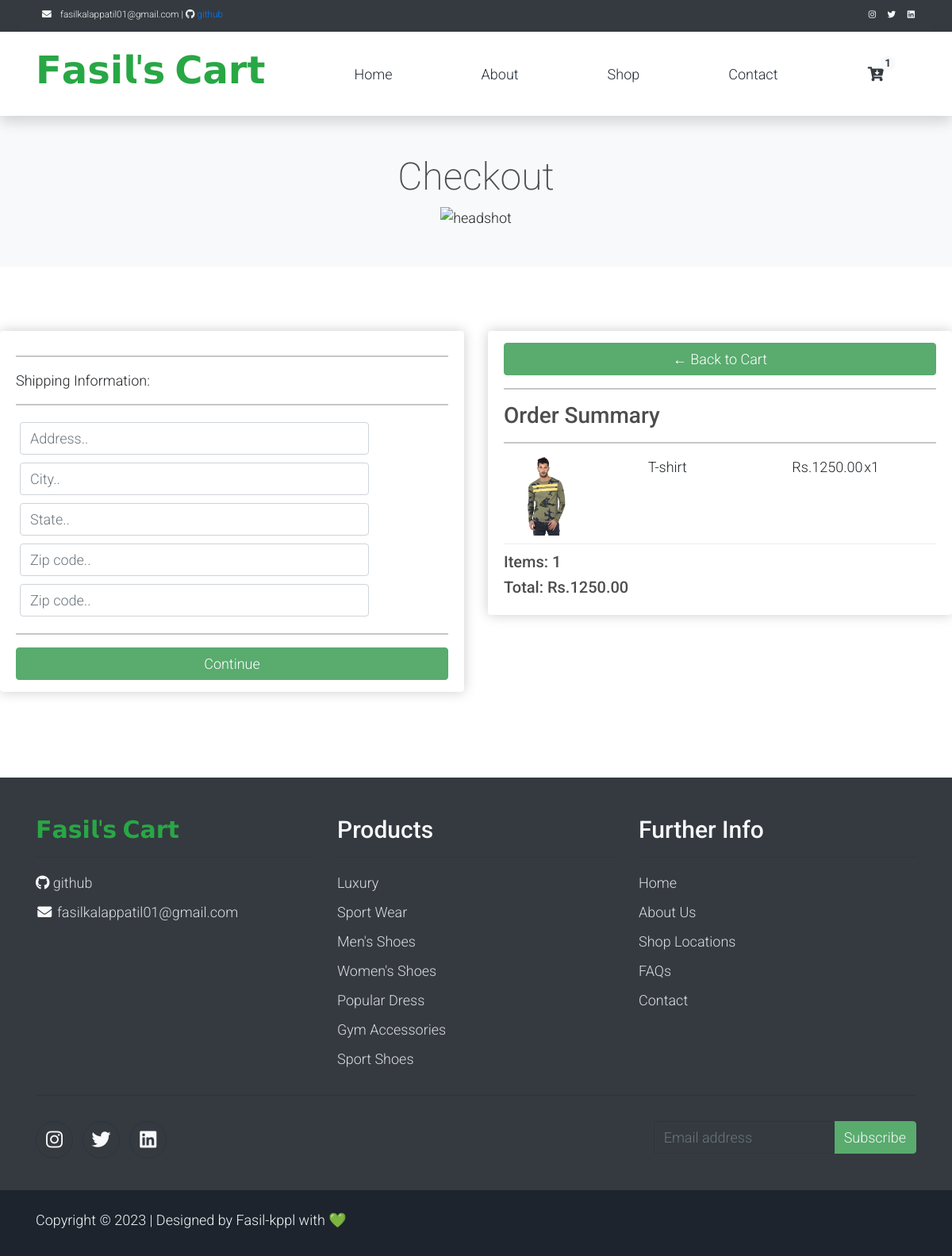
Screenshot of /checkout/ (signed in) with the database file from the repository.
### store/models.py (models this page shows, shortened)
class OrderItem(models.Model):
	product = models.ForeignKey(Product, on_delete=models.SET_NULL, null=True)
	order = models.ForeignKey(OrderCart, on_delete=models.SET_NULL, null=True)
	quantity = models.IntegerField(default=0, null=True, blank=True)
	date_added = models.DateTimeField(auto_now_add=True)
	@property
	def get_total(self):
		total_pdt = self.product.price * self.quantity
		return total_pdt

class Product(models.Model):
	name = models.CharField(max_length=200)
	price = models.DecimalField(max_digits=10, decimal_places=3)
	digital = models.BooleanField(null=True, blank=True)
	image = models.ImageField(null=True, blank=True)
	description = models.TextField(null=True, blank=True)
	warranty_policy = models.CharField(max_length=200, null=True, blank=True)
	brand = models.CharField(max_length=200, null=True, blank=True)
	@property
	def imageURL(self):
		try:
			url = self.image.url
		except:
			url = ''
		return url

class OrderCart(models.Model):
	customer = models.ForeignKey(Customer, on_delete=models.SET_NULL, null=True, blank=True)
	date_ordered = models.DateTimeField(auto_now_add=True)
	complete = models.BooleanField(default=False)
	transaction_id = models.CharField(max_length=100, null=True)
	@property
	def shipping(self):
		shipping = False
		orderitems = self.orderitem_set.all()
		for i in orderitems:
			if i.product.digital == False:
				shipping = True
		return shipping
	@property
	def get_cart_total(self):
		orderitems = self.orderitem_set.all()
		total = sum([item.get_total for item in orderitems])
		return total
	@property
	def get_cart_items(self):
		orderitems = self.orderitem_set.all()
		total = sum([item.quantity for item in orderitems])
		return total

### store/views.py (the view)
# urls.py: path('checkout/', views.checkout, name="checkout"),
def checkout(request):
	cartDatA = cartData(request)
	cartItems = cartDatA['cartItems']  #in utils.py we are returning a dictionary ,so we are accessing it using key/value pairs
	order = cartDatA['order']
	items = cartDatA['items']
	context = {'items':items, 'order':order,"cartItems" : cartItems}
	return render(request, 'store/checkout.html',context)

### store/utils.py (called while the page is built)
def cartData(request):
    if request.user.is_authenticated:
        customer = request.user.customer  #confirming the one to one relationship b/w user & customer
        order, created = OrderCart.objects.get_or_create(customer=customer, complete=False)
        items = order.orderitem_set.all()
        cartItems = order.get_cart_items
    else:
        cookieData = cookieCart(request)
        cartItems = cookieData['cartItems']  #in utils.py we are returning a dictionary ,so we are accessing it using key/value pairs
        order = cookieData['order']
        items = cookieData['items']
    return {'cartItems':cartItems,'order':order,'items':items}

### store/templates/store/checkout.html (shortened to what this page needs)
{% extends 'store/main.html' %}
{% load static %}
{% block content %}
<!DOCTYPE html>
<html lang="en">
<head>
    <link rel="stylesheet" href="{% static 'assets/css/bootstrap.min.css' %}">
    <link rel="stylesheet" href="{% static 'assets/css/templatemo.css' %}">
    <link rel="stylesheet" href="{% static 'assets/css/fontawesome.min.css' %}">
    <link rel="stylesheet" href="https://stackpath.bootstrapcdn.com/bootstrap/4.4.1/css/bootstrap.min.css">
</head>
<body>
      <nav class="navbar navbar-expand-lg bg-dark navbar-light d-none d-lg-block" id="templatemo_nav_top">
        <div class="container text-light">
            <div class="w-100 d-flex justify-content-between">
                <div>
                    <i class="fa fa-envelope mx-2"></i>
                    <a class="navbar-sm-brand text-light text-decoration-none" href="mailto:fasilkalappatil01@gmail.com">fasilkalappatil01@gmail.com |   </a>
                    <i class="fab fa-github"></i>
                    <a class="text-decoration-none" href="https://github.com/fasilkppl">github</a>
                </div>
                <div>
                    <a class="text-light" href="https://www.instagram.com/mohd_fasil_k/" target="_blank"><i class="fab fa-instagram fa-sm fa-fw me-2"></i></a>
                    <a class="text-light" href="https://twitter.com/FKalappatil" target="_blank"><i class="fab fa-twitter fa-sm fa-fw me-2"></i></a>
                    <a class="text-light" href="https://www.linkedin.com/in/mohammed-fasil-65b167253/" target="_blank"><i class="fab fa-linkedin fa-sm fa-fw"></i></a>
                </div>
            </div>
        </div>
    </nav>
    <nav class="navbar navbar-expand-lg navbar-light shadow">
        <div class="container d-flex justify-content-between align-items-center">
            <a class="navbar-brand text-success logo h1 align-self-center" href="{% url 'index' %}">
                𝗙𝗮𝘀𝗶𝗹'𝘀 𝗖𝗮𝗿𝘁
              </a>
            <div class="align-self-center collapse navbar-collapse flex-fill  d-lg-flex justify-content-lg-between" id="templatemo_main_nav">
                <div class="flex-fill">
                    <ul class="nav navbar-nav d-flex justify-content-between mx-lg-auto">
                        <li class="nav-item">
                            <a class="nav-link" href="{% url 'index' %}">Home</a>
                        </li>
                        <li class="nav-item">
                            <a class="nav-link" href="https://fasilkppl.github.io/portfolio/" target="_blank">About</a>
                        </li>
                        <li class="nav-item">
                            <a class="nav-link" href="{% url 'shop' %}">Shop</a>
                        </li>
                        <li class="nav-item">
                            <a class="nav-link" href="{% url 'contact' %}">Contact</a>
                        </li>
                    </ul>
                </div>
                <div class="navbar align-self-center d-flex">
                    <a class="nav-icon position-relative text-decoration-none" href="{% url 'cart' %}">
                        <i class="fa fa-fw fa-cart-arrow-down text-dark mr-1"></i>
                        <span class="position-absolute top-0 left-100 translate-middle badge rounded-pill bg-light text-dark">{{cartItems}}</span>
                    </a>
                </div>
            </div>
        </div>
    </nav>
    <div class="container-fluid bg-light py-5">
        <div class="col-md-6 m-auto text-center ">
            <h1 class="h1">Checkout</h1>
            <img class="img-fluid" src="{% static 'assets/img/checkout-banner.jpg' %}" style="width: 400px; height: 280px;" alt="headshot">
        </div>
    </div>
<br>
<br>
<br>
<section>
    <div class="row">
		<div class="col-lg-6">
			<div class="box-element" id="form-wrapper">
				<form id="form">
					<div id="shipping-info">
						<hr>
						<p>Shipping Information:</p>
						<hr>
						<div class="form-field">
							<input class="form-control" type="text" name="address" placeholder="Address..">
						</div>
						<div class="form-field">
							<input class="form-control" type="text" name="city" placeholder="City..">
						</div>
						<div class="form-field">
							<input class="form-control" type="text" name="state" placeholder="State..">
						</div>
						<div class="form-field">
							<input class="form-control" type="text" name="zipcode" placeholder="Zip code..">
						</div>
						<div class="form-field">
							<input class="form-control" type="text" name="country" placeholder="Zip code..">
						</div>
					</div>
					<hr>
					<input id="form-button" class="btn btn-success btn-block" type="submit" value="Continue">
				</form>
			</div>
			<br>
		</div>
		<div class="col-lg-6">
			<div class="box-element">
				<a  class="btn btn-success btn-block" href="{% url 'cart' %}">&#x2190; Back to Cart</a>
				<hr>
				<h3>Order Summary</h3>
				<hr>
				{% for item in items %}
				<div class="cart-row">
					<div style="flex:2"><img class="row-image" src="{{item.product.imageURL}}"></div>
					<div style="flex:2"><p>{{item.product.name}}</p></div>
					<div style="flex:1"><p>Rs.{{item.product.price|floatformat:2}}</p></div>
					<div style="flex:1"><p>x{{item.quantity}}</p></div>
				</div>
				{% endfor %}
				<h5>Items:   {{order.get_cart_items}}</h5>
				<h5>Total:   Rs.{{order.get_cart_total|floatformat:2}}</h5>
			</div>
		</div>
	</div>
</section>
<br>
<br>
<br>
    <footer class="bg-dark" id="tempaltemo_footer">
        <div class="container">
            <div class="row">
                <div class="col-md-4 pt-5">
                    <h2 class="h2 text-success border-bottom pb-3 border-light logo">𝗙𝗮𝘀𝗶𝗹'𝘀 𝗖𝗮𝗿𝘁</h2>
                    <ul class="list-unstyled text-light footer-link-list">
                        <li>
                            <i class="fab fa-github"></i>
                            <a class="text-decoration-none" href="https://github.com/fasilkppl">github</a>
                        </li>
                        <li>
                            <i class="fa fa-envelope fa-fw"></i>
                            <a class="text-decoration-none" href="mailto:fasilkalappatil01@gmail.com">fasilkalappatil01@gmail.com</a>
                        </li>
                    </ul>
                </div>
                <div class="col-md-4 pt-5">
                    <h2 class="h2 text-light border-bottom pb-3 border-light">Products</h2>
                    <ul class="list-unstyled text-light footer-link-list">
                        <li><a class="text-decoration-none" href="#">Luxury</a></li>
                        <li><a class="text-decoration-none" href="#">Sport Wear</a></li>
                        <li><a class="text-decoration-none" href="#">Men's Shoes</a></li>
                        <li><a class="text-decoration-none" href="#">Women's Shoes</a></li>
                        <li><a class="text-decoration-none" href="#">Popular Dress</a></li>
                        <li><a class="text-decoration-none" href="#">Gym Accessories</a></li>
                        <li><a class="text-decoration-none" href="#">Sport Shoes</a></li>
                    </ul>
                </div>
                <div class="col-md-4 pt-5">
                    <h2 class="h2 text-light border-bottom pb-3 border-light">Further Info</h2>
                    <ul class="list-unstyled text-light footer-link-list">
                        <li><a class="text-decoration-none" href="{% url 'index' %}">Home</a></li>
                        <li><a class="text-decoration-none" href="https://fasilkppl.github.io/portfolio/" target="_blank">About Us</a></li>
                        <li><a class="text-decoration-none" href="#">Shop Locations</a></li>
                        <li><a class="text-decoration-none" href="#">FAQs</a></li>
                        <li><a class="text-decoration-none" href="{% url 'contact' %}">Contact</a></li>
                    </ul>
                </div>
            </div>
            <div class="row text-light mb-4">
                <div class="col-12 mb-3">
                    <div class="w-100 my-3 border-top border-light"></div>
                </div>
                <div class="col-auto me-auto">
                    <ul class="list-inline text-left footer-icons">
                        <li class="list-inline-item border border-light rounded-circle text-center">
                            <a class="text-light text-decoration-none" target="_blank" href="https://www.instagram.com/mohd_fasil_k/"><i class="fab fa-instagram fa-lg fa-fw"></i></a>
                        </li>
                        <li class="list-inline-item border border-light rounded-circle text-center">
                            <a class="text-light text-decoration-none" target="_blank" href="https://twitter.com/FKalappatil"><i class="fab fa-twitter fa-lg fa-fw"></i></a>
                        </li>
                        <li class="list-inline-item border border-light rounded-circle text-center">
                            <a class="text-light text-decoration-none" target="_blank" href="https://www.linkedin.com/in/mohammed-fasil-65b167253/"><i class="fab fa-linkedin fa-lg fa-fw"></i></a>
                        </li>
                    </ul>
                </div>
                <div class="col-auto">
                    <div class="input-group mb-2">
                        <input type="text" class="form-control bg-dark border-light" id="subscribeEmail" placeholder="Email address">
                        <div class="input-group-text btn-success text-light">Subscribe</div>
                    </div>
                </div>
            </div>
        </div>
        <div class="w-100 bg-black py-3">
            <div class="container">
                <div class="row pt-2">
                    <div class="col-12">
                        <p class="text-left text-light">
                            Copyright &copy; 2023
                            | Designed by Fasil-kppl with 💚
                        </p>
                    </div>
                </div>
            </div>
        </div>
    </footer>
</body>
</html>
{% endblock content %}

### static/assets/css/main.css (style rules this page uses)
body { background-color: hsl(0, 0%, 98%); }
h1,h2,h3,h4,h5,h6 { color:hsl(0, 0%, 30%); }
.box-element { box-shadow: hsl(0, 0%, 80%) 0 0 16px; background-color: #fff; border-radius: 4px; padding: 15px 20px; }
.bg-dark { background-color: #4f868c!important; }
.col-lg-4, .col-lg-6, .col-lg-8, .col-lg-12 { margin-top: 10px; }
.btn { border-radius: 0; }
.row-image { width: 100px; }
.form-field { width:450px; display: inline-block; padding: 5px; }
.cart-row { display: flex; align-items: flex-stretch; padding-bottom: 10px; margin-bottom: 10px; border-bottom: 1px solid #ececec; }

### static/assets/css/templatemo.css (style rules this page uses)
body, ul, li, p, a, label, input, div { font-family: 'Roboto', sans-serif; font-size: 18px !important; font-weight: 300 !important; }
.h1 { font-family: 'Roboto', sans-serif; font-size: 48px !important; font-weight: 200 !important; }
.h2 { font-family: 'Roboto', sans-serif; font-size: 30px !important; font-weight: 300; }
.logo { font-weight: 500 !important; }
.text-success { color: #59ab6e !important; }
.text-light { color: #cfd6e1 !important; }
.bg-dark { background-color: #212934 !important; }
.bg-light { background-color: #e9eef5 !important; }
.bg-black { background-color: #1d242d !important; }
.btn-success { background-color: #59ab6e !important; border-color: #56ae6c !important; }
#templatemo_nav_top { min-height: 40px; }
#templatemo_nav_top * { font-size: .9em !important; }
#templatemo_main_nav a { color: #212934; }
#templatemo_main_nav .navbar .nav-icon { margin-right: 20px; }
.form-control { border: 1px solid #e8e8e8; }
#tempaltemo_footer a { color: #dcdde1; }
#tempaltemo_footer ul.footer-link-list li { padding-top: 10px; }
#tempaltemo_footer ul.footer-icons li { width: 2.6em; height: 2.6em; line-height: 2.6em; }
#tempaltemo_footer .border-light { border-color: #2d343f !important; }
@media (min-width: 768px) { #templatemo_main_nav .navbar-nav { max-width: 450px; } }
@media (min-width: 992px) { #templatemo_main_nav .navbar-nav { max-width: 550px; } }

### rows the page displays
OrderItem: product.imageURL (picture), product.name "T-shirt", product.price "1250.00", quantity "1"
OrderCart: get_cart_items "1", get_cart_total "1250.00"

### other values shown
{{ cartItems }} "1"
